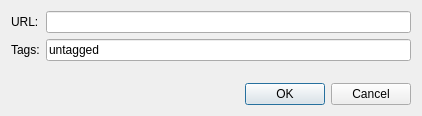
<?xml version="1.0" encoding="UTF-8"?>
<ui version="4.0">
 <class>AddFeedDialog</class>
 <widget class="QDialog" name="AddFeedDialog">
  <property name="geometry">
   <rect>
    <x>0</x>
    <y>0</y>
    <width>422</width>
    <height>116</height>
   </rect>
  </property>
  <property name="windowTitle">
   <string>Add feed</string>
  </property>
  <layout class="QVBoxLayout" name="verticalLayout">
   <item>
    <layout class="QFormLayout" name="formLayout">
     <property name="fieldGrowthPolicy">
      <enum>QFormLayout::AllNonFixedFieldsGrow</enum>
     </property>
     <item row="0" column="0">
      <widget class="QLabel" name="label">
       <property name="text">
        <string>URL:</string>
       </property>
      </widget>
     </item>
     <item row="0" column="1">
      <widget class="QLineEdit" name="URL_">
       <property name="text">
        <string/>
       </property>
       <property name="clearButtonEnabled">
        <bool>true</bool>
       </property>
      </widget>
     </item>
     <item row="1" column="0">
      <widget class="QLabel" name="label_2">
       <property name="text">
        <string>Tags:</string>
       </property>
      </widget>
     </item>
     <item row="1" column="1">
      <widget class="LC::Util::TagsLineEdit" name="Tags_">
       <property name="text">
        <string>untagged</string>
       </property>
      </widget>
     </item>
    </layout>
   </item>
   <item>
    <widget class="QDialogButtonBox" name="buttonBox">
     <property name="orientation">
      <enum>Qt::Horizontal</enum>
     </property>
     <property name="standardButtons">
      <set>QDialogButtonBox::Cancel|QDialogButtonBox::Ok</set>
     </property>
    </widget>
   </item>
  </layout>
 </widget>
 <customwidgets>
  <customwidget>
   <class>LC::Util::TagsLineEdit</class>
   <extends>QLineEdit</extends>
   <header location="global">util/tags/tagslineedit.h</header>
  </customwidget>
 </customwidgets>
 <resources/>
 <connections>
  <connection>
   <sender>buttonBox</sender>
   <signal>accepted()</signal>
   <receiver>AddFeedDialog</receiver>
   <slot>accept()</slot>
   <hints>
    <hint type="sourcelabel">
     <x>248</x>
     <y>254</y>
    </hint>
    <hint type="destinationlabel">
     <x>157</x>
     <y>274</y>
    </hint>
   </hints>
  </connection>
  <connection>
   <sender>buttonBox</sender>
   <signal>rejected()</signal>
   <receiver>AddFeedDialog</receiver>
   <slot>reject()</slot>
   <hints>
    <hint type="sourcelabel">
     <x>316</x>
     <y>260</y>
    </hint>
    <hint type="destinationlabel">
     <x>286</x>
     <y>274</y>
    </hint>
   </hints>
  </connection>
 </connections>
</ui>
